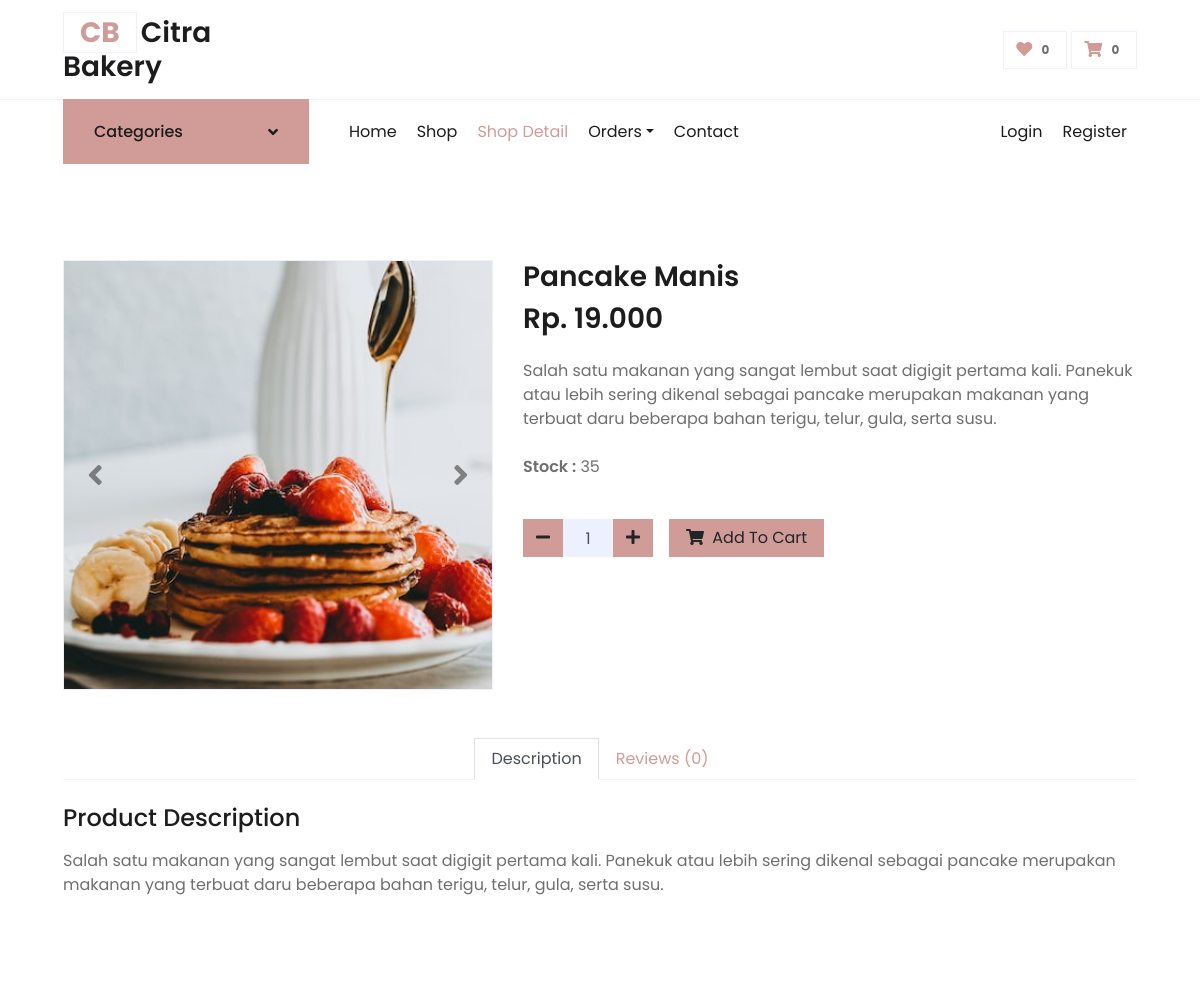
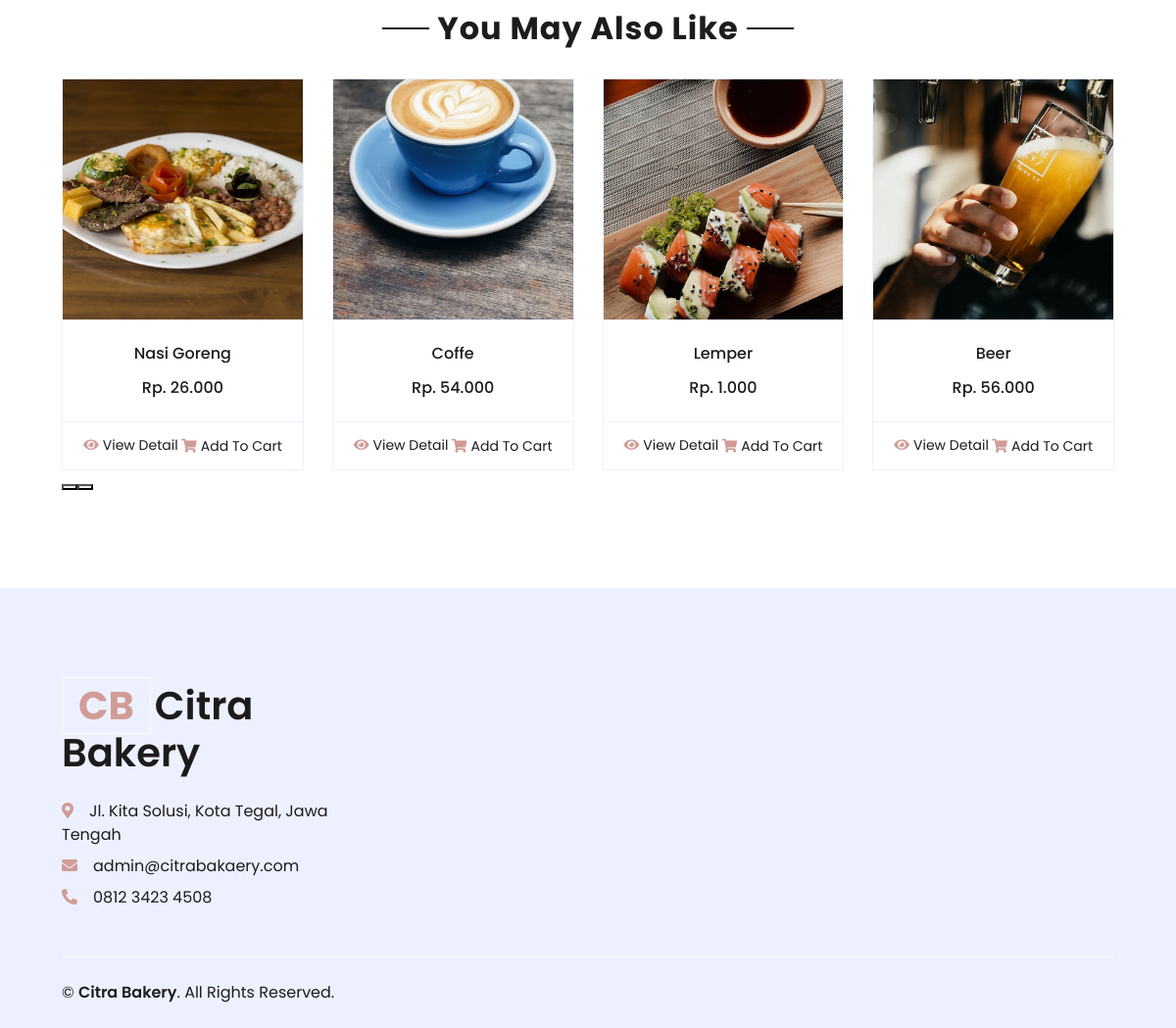
The app's page /detail/6 with its own data (2 pictures, top to bottom).
### tables this page shows
CREATE TABLE `gambar` (
  `id` int(11) NOT NULL,
  `idMenu` int(11) NOT NULL,
  `gambar` text NOT NULL,
  `createdAt` timestamp NOT NULL DEFAULT current_timestamp(),
  `updatedAt` timestamp NULL DEFAULT NULL ON UPDATE current_timestamp()
);

CREATE TABLE `menu` (
  `id` int(11) NOT NULL,
  `kategori_id` int(11) NOT NULL,
  `nama_menu` varchar(100) NOT NULL,
  `deskripsi` text DEFAULT NULL,
  `harga` int(11) NOT NULL,
  `stok` int(7) NOT NULL DEFAULT 0,
  `createdAt` timestamp NOT NULL DEFAULT current_timestamp(),
  `updatedAt` timestamp NULL DEFAULT NULL ON UPDATE current_timestamp()
);

### application/controllers/Frontend.php (called while the page is built, shortened)
<?php
class Frontend extends CI_Controller
{
    public function __construct()
    {
        $this->load->model('M_Front', 'front');
    }
    public function detail($id)
    {
        $product = $this->front->getProduct([
            'menu.id' => $id
        ]);
        $gambar = $this->front->getGambar([
            'idMenu' => $id
        ]);
        $review = $this->front->getReview([
            'review.idMenu' => $id
        ]);
        $rating = $this->front->getRating([
            'idMenu' => $id
        ]);
        $rating = [
            'rating' => round($rating->rating, 1),
            'total' => $rating->total
        ];
        $data = [
            'title'    => 'Shop Detail | Citra Bakery',
            'page'     => 'frontend/detail',
            'kategori' => $this->front->getKategori(),
            'product'  => $product,
            'gambar'   => $gambar,
            'products' => $this->front->getProductRandom($id),
            'review'   => $review,
            'rating'   => $rating
        ];
        $this->load->view('frontend/index', $data);
    }
}

### index.php (called while the page is built, shortened)
<?php
require_once BASEPATH.'core/CodeIgniter.php';

### application/models/M_Front.php (called while the page is built, shortened)
<?php
class M_Front extends CI_Model
{
	public function getKategori()
	{
		$this->db->order_by('kategori', 'asc');
		return $this->db->get('kategori')->result();
	}
	public function getProduct($where)
	{
		$this->db->where($where);
		return $this->db->get('menu')->row();
	}
	public function getGambar($where)
	{
		$this->db->where($where);
		$this->db->order_by('createdAt', 'desc');
		return $this->db->get('gambar')->result();
	}
	public function getProductRandom($id)
	{
		$this->db->where('id !=', $id);
		$this->db->order_by('nama_menu', 'RANDOM');
		return $this->db->get('menu', 5)->result();
	}
	public function getReview($where)
	{
		$this->db->select('review.*, user.name, user.image');
		$this->db->join('user', 'user.id = review.idUser', 'inner');
		$this->db->where($where);
		$this->db->order_by('review.createdAt', 'desc');
		return $this->db->get('review')->result();
	}
	public function getRating($where)
	{
		$this->db->select('AVG(rating) as rating, COUNT(id) as total');
		$this->db->where($where);
		return $this->db->get('review')->row();
	}
}

### application/helpers/menu_helper.php (called while the page is built, shortened)
<?php
function gambar($idMenu)
{
	$CI = &get_instance();
	$CI->db->where('idMenu', $idMenu);
	$CI->db->order_by('gambar', 'RANDOM');
	$data = $CI->db->get('gambar')->row();
	return $data->gambar;
}

### application/views/frontend/detail.php (the view, shortened to what this page needs)
<div class="container-fluid py-5">
	<div class="row px-xl-5">
		<div class="col-lg-5 pb-5">
			<div id="product-carousel" class="carousel slide" data-ride="carousel">
				<div class="carousel-inner border">
					<?php foreach ($gambar as $i => $g) : ?>
						<div class="carousel-item <?= ($i == 0) ? 'active' : ''; ?>">
							<img class="w-100 h-100" src="<?= base_url('upload/gambar/' . $g->gambar); ?>" alt="Image">
						</div>
					<?php endforeach; ?>
				</div>
				<a class="carousel-control-prev" href="#product-carousel" data-slide="prev">
					<i class="fa fa-2x fa-angle-left text-dark"></i>
				</a>
				<a class="carousel-control-next" href="#product-carousel" data-slide="next">
					<i class="fa fa-2x fa-angle-right text-dark"></i>
				</a>
			</div>
		</div>
		<div class="col-lg-7 pb-5">
			<h3 class="font-weight-semi-bold"><?= $product->nama_menu; ?></h3>
			<h3 class="font-weight-semi-bold mb-4"><?= 'Rp. ' . number_format($product->harga, 0, ',', '.'); ?></h3>
			<p class="mb-4">
				<?= $product->deskripsi; ?>
			</p>
			<p class="mb-4">
				<label class="font-weight-semi-bold">Stock : </label><?= ($product->stok > 0) ? ' ' . $product->stok : ' sold out'; ?>
			</p>
			<?php if ($product->stok > 0) : ?>
				<form action="<?= base_url('addToCart'); ?>" method="POST">
					<div class="d-flex align-items-center mb-4 pt-2">
						<div class="input-group mr-3" style="width: 130px;">
							<div class="input-group-btn">
								<button type="button" class="btn btn-primary" id="btn_minus">
									<i class="fa fa-minus"></i>
								</button>
							</div>
							<input type="text" class="form-control bg-secondary text-center" value="1" name="total" id="input_total">
							<div class="input-group-btn">
								<button type="button" class="btn btn-primary" id="btn_plus">
									<i class="fa fa-plus"></i>
								</button>
							</div>
						</div>
						<button type="submit" class="btn btn-primary px-3" id="add-to-cart"><i class="fa fa-shopping-cart mr-1"></i> Add To Cart</button>
					</div>
				</form>
			<?php endif; ?>
		</div>
	</div>
	<div class="row px-xl-5">
		<div class="col">
			<div class="nav nav-tabs justify-content-center border-secondary mb-4">
				<a class="nav-item nav-link active" data-toggle="tab" href="#tab-pane-1">Description</a>
				<a class="nav-item nav-link" data-toggle="tab" href="#tab-pane-3">Reviews (<?= $rating['total']; ?>)</a>
			</div>
			<div class="tab-content">
				<div class="tab-pane fade show active" id="tab-pane-1">
					<h4 class="mb-3">Product Description</h4>
					<p>
						<?= $product->deskripsi; ?>
					</p>
				</div>
			</div>
		</div>
	</div>
</div>
<div class="container-fluid py-5">
	<div class="text-center mb-4">
		<h2 class="section-title px-5"><span class="px-2">You May Also Like</span></h2>
	</div>
	<div class="row px-xl-5">
		<div class="col">
			<div class="owl-carousel related-carousel">
				<?php foreach ($products as $pro) : ?>
					<div class="card product-item border-0">
						<div class="card-header product-img position-relative overflow-hidden bg-transparent border p-0">
							<img class="img-fluid w-100" src="<?= base_url('upload/gambar/' . gambar($pro->id)); ?>" alt="<?= $pro->nama_menu; ?>">
						</div>
						<div class="card-body border-left border-right text-center p-0 pt-4 pb-3">
							<h6 class="text-truncate mb-3"><?= $pro->nama_menu; ?></h6>
							<div class="d-flex justify-content-center">
								<h6><?= 'Rp. ' . number_format($pro->harga, 0, ',', '.'); ?></h6>
							</div>
						</div>
						<div class="card-footer d-flex justify-content-between bg-light border">
							<a href="<?= base_url('detail/' . $pro->id); ?>" class="btn btn-sm text-dark p-0"><i class="fas fa-eye text-primary mr-1"></i>View Detail</a>
							<?php if ($pro->stok > 0) : ?>
								<form action="<?= base_url('addToCart'); ?>" method="POST">
									<button type="submit" class="btn btn-sm text-dark p-0"><i class="fas fa-shopping-cart text-primary mr-1"></i>Add To Cart</button>
								</form>
							<?php else : ?>
								<a href="javascript:void(0)" class="btn btn-sm text-muted p-0" data-toggle="tooltip" title="Sold Out"><i class="fas fa-shopping-cart text-muted mr-1"></i><del>Add To Cart</del></a>
							<?php endif; ?>
						</div>
					</div>
				<?php endforeach; ?>
			</div>
		</div>
	</div>
</div>

### records on screen
gambar: gambar (picture)
menu: nama_menu "Pancake Manis", harga "19.000", deskripsi "Salah satu makanan yang sangat lembut saat digigit pertama kali. Panekuk atau lebih sering dikenal sebagai pancake merupakan makanan yang terbuat daru beberapa bahan terigu, telur, gula, serta susu.", stok "35"
menu: id.gambar (picture), nama_menu "Nasi Goreng", harga "26.000"
menu: id.gambar (picture), nama_menu "Coffe", harga "54.000"
menu: id.gambar (picture), nama_menu "Lemper", harga "1.000"
menu: id.gambar (picture), nama_menu "Beer", harga "56.000"

### other values on screen
$rating['total'] "0"
